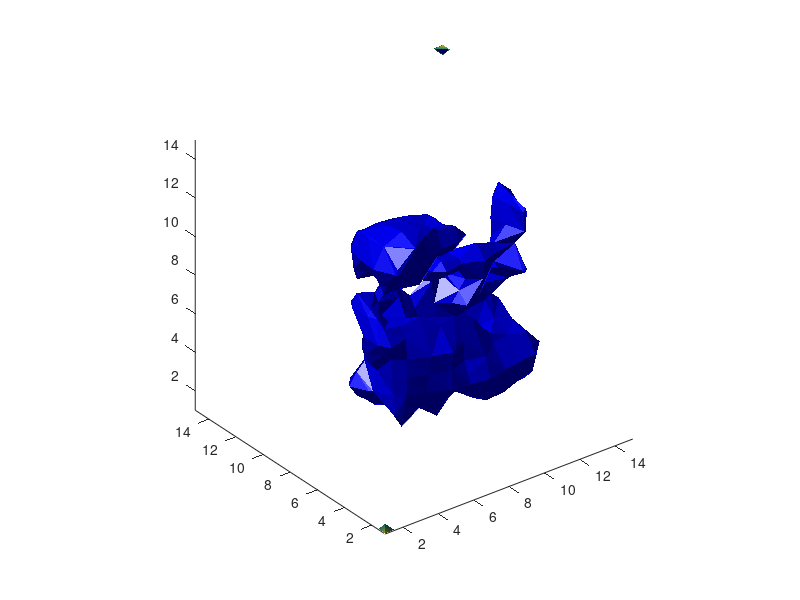

Write the MATLAB code that produced this figure. (Note: this script raises an error after producing the figure.)
% Graded mesh
clear all
close all

addpath ../vectorize
addpath ../utils
kron3 = @(a, b, c)  kron(a, kron(b, c));
e = @ (n) ones(n, 1);
%% gmesh tests
%{
n = 50;

curve = 4;
w = 0.1;
% Gmesh builds a fat parabola with minimum dictated by wieght
% The w/(1-w) is necessary to that the scaling is preserved.
gmesh = @(x) ((x - (x(end) - x(1))/2 - x(1)).^curve + (w / (1-w) ) * ((x(end) - x(1))/2).^curve);
% getdx turns gmesh into an x and dx
getdx = @(x) (x(end) - x(1)) * gmesh(x) / sum(gmesh(x));
%getdx = @(x) gmesh(x);
getx = @(x) cumsum([x(1), getdx(x)]);
% Project cell walls to centres
centre = @(x) x(1:end - 1) + 0.5*diff(x);
% Get dims performs a few function calls to make things easier.
getdims = @(x) deal( getx(centre(x)), getdx(centre(x)) );



gd = meshfunc(4, 0.1, true);

x0 = linspace(2, 6 , n);

[x, dx] = gd( x0 );
xc = centre(x);
[x2, dx2] = getdims( x0 );

norm(x - x2)




fprintf('Ratio of dx(centre) / dx(end) = %f\n', dx(round(n/2))/dx(end))

%plot(xc, [dx], 'r*')
%line([x; x], [ones(n,1)' * min(dx) ; ones(n,1)' *max(dx)],'Color',[.8 .8 .8])
%xlim( [min(x) - 0.01*min(x), max(x) + 0.01*min(x)] )
%ylim( [min(dx), max(dx) ] )
%title('Graded mesh')
%legend('Calculated dx','mesh line \rho')

%}

%% Isosurface model tests
% More Realistic Models

nx = 15;
ny = 15;
nz = 15;

% Try doing this on the graded mesh...

rng('shuffle', 'twister')
data = rand(nz-10, nx-4, ny-4);
data = smooth3(data,'box', 1);
m = 0.5*max(max(max(data)));
data(data < m) = 0;
data = 3*data;
rng(5,'twister')
M = 0.5*rand(nz, nx, ny);
M(4:8, 3:end-2, 3:end-2) = data;
M = smooth3(M,'box', 3);

m = 0.7*max(max(max(M)));
% Too keep whole grid in scope... prob a better way.
M(1,1,1) = 2;
M(end,end,end) = 2;

figure()
patch(isocaps(M, m),'FaceColor','interp','EdgeColor','none');
p1 = patch(isosurface(M, m),'FaceColor','blue','EdgeColor','none');
isonormals(M,p1)
%zlim([0,nz])
%xlim([0,nx])
%ylim([0,ny])
view(3); 
axis vis3d tight
camlight left; 
lighting phong
axis square
grid on

%figure()

%imagesc(squeeze(dw(:,:,1)))
%xlabel('depth')
%ylabel('x dim')